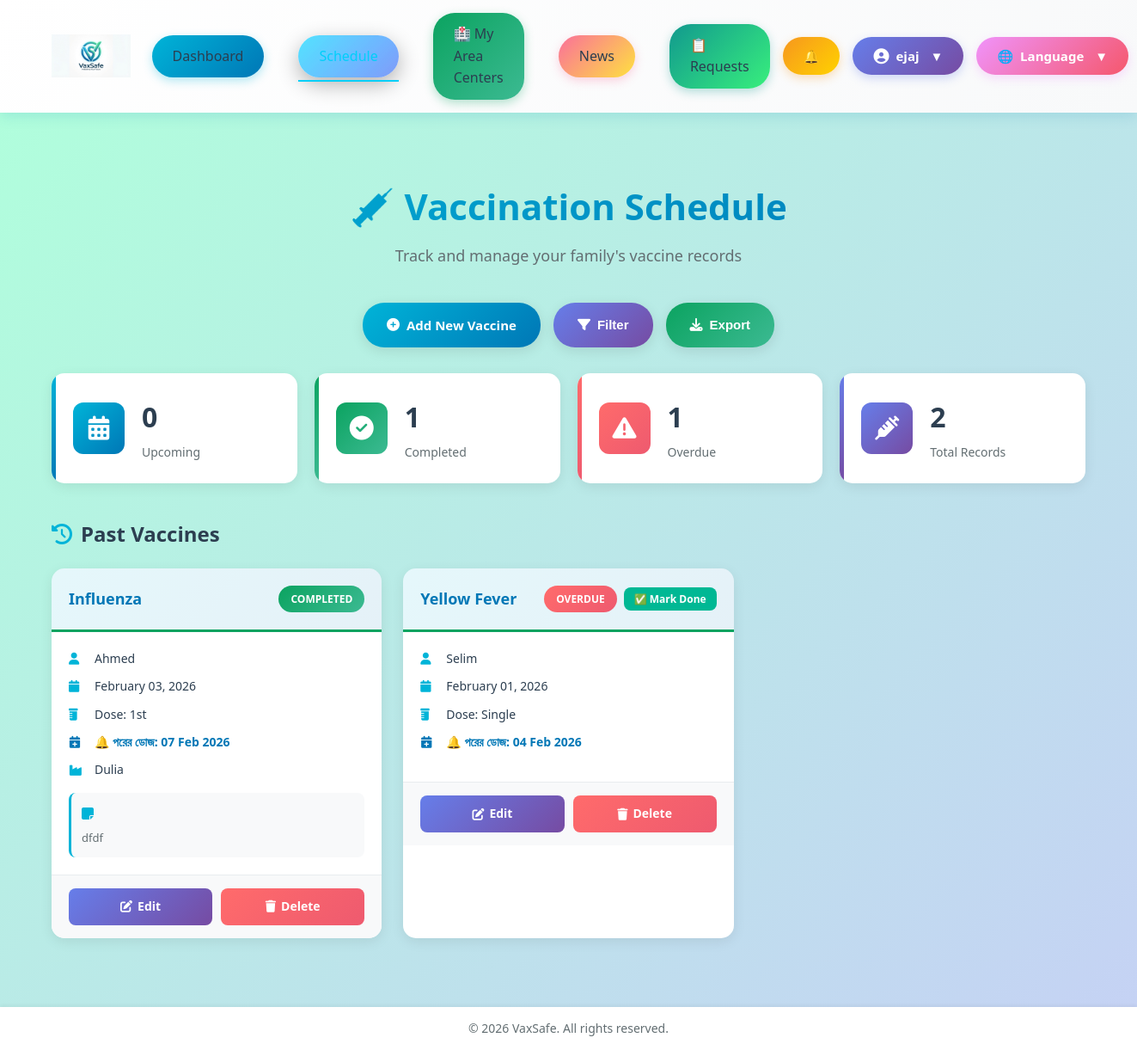
The app's page /vaccines/schedule/ (signed in) with its own data.
### vaxsafe/models.py (models this page shows, shortened)
class Vaccine(models.Model):
    VACCINE_TYPES = [
        ('COVID-19',             'COVID-19'),
        ('Influenza',            'Influenza (Flu)'),
        ('Hepatitis B',          'Hepatitis B'),
        ('Hepatitis A',          'Hepatitis A'),
        ('MMR',                  'MMR (Measles, Mumps, Rubella)'),
        ('Polio',                'Polio'),
        ('DTP',                  'DTP (Diphtheria, Tetanus, Pertussis)'),
        ('Varicella',            'Varicella (Chickenpox)'),
        ('HPV',                  'HPV (Human Papillomavirus)'),
        ('Pneumococcal',         'Pneumococcal'),
        ('Meningococcal',        'Meningococcal'),
        ('Rotavirus',            'Rotavirus'),
        ('Rabies',               'Rabies'),
        ('Typhoid',              'Typhoid'),
        ('Yellow Fever',         'Yellow Fever'),
        ('Japanese Encephalitis','Japanese Encephalitis'),
        ('BCG',                  'BCG (Tuberculosis)'),
        ('Other',                'Other'),
    ]
    DOSE_CHOICES = [
        ('1st',     '1st Dose'),
        ('2nd',     '2nd Dose'),
        ('3rd',     '3rd Dose'),
        ('Booster', 'Booster'),
        ('Single',  'Single Dose'),
    ]
    STATUS_CHOICES = [
        ('Scheduled', 'Scheduled'),
        ('Completed', 'Completed'),
        ('Overdue',   'Overdue'),
        ('Cancelled', 'Cancelled'),
    ]
    user          = models.ForeignKey(User, on_delete=models.CASCADE, related_name='vaccines')
    family_member = models.ForeignKey(
        FamilyMember, on_delete=models.CASCADE,
        null=True, blank=True, related_name='vaccines'
    )
    name                = models.CharField(max_length=100, choices=VACCINE_TYPES)
    dose_number         = models.CharField(max_length=20, choices=DOSE_CHOICES, default='1st')
    manufacturer        = models.CharField(max_length=100, blank=True, null=True)
    batch_number        = models.CharField(max_length=50, blank=True, null=True)
    date_administered   = models.DateField()
    next_dose_date      = models.DateField(null=True, blank=True)
    location            = models.CharField(max_length=200, blank=True, null=True)
    healthcare_provider = models.CharField(max_length=100, blank=True, null=True)
    status              = models.CharField(max_length=20, choices=STATUS_CHOICES, default='Scheduled')
    notes               = models.TextField(blank=True, null=True)
    side_effects        = models.TextField(blank=True, null=True)
    created_at = models.DateTimeField(auto_now_add=True)
    updated_at = models.DateTimeField(auto_now=True)
    class Meta:
        ordering = ['-date_administered']
        verbose_name = 'Vaccine'
        verbose_name_plural = 'Vaccines'
        indexes = [
            models.Index(fields=['user', 'date_administered']),
            models.Index(fields=['status']),
            models.Index(fields=['family_member']),
        ]
    def get_recipient_name(self):
        if self.family_member:
            return self.family_member.name
        return self.user.get_full_name() or self.user.username

class FamilyMember(models.Model):
    RELATIONSHIP_CHOICES = [
        ('Self',        'Self'),
        ('Spouse',      'Spouse'),
        ('Child',       'Child'),
        ('Parent',      'Parent'),
        ('Sibling',     'Sibling'),
        ('Grandparent', 'Grandparent'),
        ('Grandchild',  'Grandchild'),
        ('Other',       'Other'),
    ]
    GENDER_CHOICES = [
        ('Male',   'Male'),
        ('Female', 'Female'),
        ('Other',  'Other'),
    ]
    NOTIFICATION_CHOICES = [
        ('Email',            'Email'),
        ('SMS',              'SMS'),
        ('App Notification', 'App Notification'),
    ]
    user          = models.ForeignKey(User, on_delete=models.CASCADE, related_name='family_members')
    name          = models.CharField(max_length=100)
    age           = models.PositiveIntegerField(blank=True, null=True)
    date_of_birth = models.DateField(blank=True, null=True)
    gender        = models.CharField(max_length=10, choices=GENDER_CHOICES, blank=True, null=True)
    relation      = models.CharField(max_length=50, choices=RELATIONSHIP_CHOICES)
    blood_group   = models.CharField(max_length=5, blank=True, null=True)
    vaccine_name      = models.CharField(max_length=100, blank=True, null=True)
    date_time         = models.DateTimeField(blank=True, null=True)
    notification_type = models.CharField(max_length=50, choices=NOTIFICATION_CHOICES, blank=True, null=True)
    is_active           = models.BooleanField(
        default=True,
        help_text="False হলে এই profile আর কেউ handle করছে না — claim/transfer প্রয়োজন"
    )
    previous_caretaker  = models.ForeignKey(
        User,
        on_delete=models.SET_NULL,
        null=True, blank=True,
        related_name='handed_off_members',
        help_text="যে আগে এই profile handle করত (history track করার জন্য)"
    )
    handoff_note        = models.TextField(
        blank=True, null=True,
        help_text="কেন এই profile handover/inactive হয়েছে"
    )
    handoff_date        = models.DateTimeField(blank=True, null=True)
    created_at = models.DateTimeField(auto_now_add=True)
    updated_at = models.DateTimeField(auto_now=True)
    class Meta:
        ordering = ['name']
        verbose_name = 'Family Member'
        verbose_name_plural = 'Family Members'
        indexes = [
            models.Index(fields=['user', 'name']),
        ]

### vaxsafe/views.py (the view)
@login_required
def vaccine_schedule(request):
    member_filter = request.GET.get('member', '')
    status_filter = request.GET.get('status', '')
    today         = timezone.now().date()
    Vaccine.objects.filter(user=request.user, status='Scheduled', date_administered__lt=today).update(status='Overdue')
    vaccines = Vaccine.objects.filter(user=request.user).select_related('family_member')
    if member_filter == 'self':
        vaccines = vaccines.filter(family_member__isnull=True)
    elif member_filter:
        vaccines = vaccines.filter(family_member_id=member_filter)
    if status_filter:
        vaccines = vaccines.filter(status=status_filter)
    context = {
        'vaccines':          vaccines,
        'upcoming_vaccines': vaccines.filter(date_administered__gte=today).order_by('date_administered'),
        'past_vaccines':     vaccines.filter(date_administered__lt=today).order_by('-date_administered'),
        'family_members':    FamilyMember.objects.filter(user=request.user),
        'total_count':       vaccines.count(),
        'upcoming_count':    vaccines.filter(date_administered__gte=today).count(),
        'completed_count':   vaccines.filter(status='Completed').count(),
        'overdue_count':     vaccines.filter(status='Overdue').count(),
        'selected_member':   member_filter,
        'selected_status':   status_filter,
        'title':             'Vaccine Schedule',
        'is_admin':          request.user.is_staff or request.user.is_superuser,
    }
    return render(request, 'htmlpages/vaccine_schedule.html', context)

### templates/htmlpages/vaccine_schedule.html (shortened to what this page needs)
{% extends "base_log.html" %}
{% block body_class %}page-vaccine_schedule{% endblock %}
{% load static %}
{% block content %}
<div class="vaccine-schedule-page">
  <div class="schedule-header">
    <h2>💉 Vaccination Schedule</h2>
    <p class="subtitle">Track and manage your family's vaccine records</p>
  </div>
  <div class="schedule-actions">
    <a href="{% url 'add_vaccine' %}" class="action-btn btn-add">
      <i class="fa fa-plus-circle"></i> Add New Vaccine
    </a>
    <button class="action-btn btn-filter" onclick="toggleFilters()">
      <i class="fa fa-filter"></i> Filter
    </button>
    <button class="action-btn btn-export">
      <i class="fa fa-download"></i> Export
    </button>
  </div>
  <div class="stats-grid">
    <div class="stat-card stat-upcoming">
      <div class="stat-icon">
        <i class="fa fa-calendar-alt"></i>
      </div>
      <div class="stat-content">
        <h3>{{ upcoming_count }}</h3>
        <p>Upcoming</p>
      </div>
    </div>
    <div class="stat-card stat-completed">
      <div class="stat-icon">
        <i class="fa fa-check-circle"></i>
      </div>
      <div class="stat-content">
        <h3>{{ completed_count }}</h3>
        <p>Completed</p>
      </div>
    </div>
    <div class="stat-card stat-overdue">
      <div class="stat-icon">
        <i class="fa fa-exclamation-triangle"></i>
      </div>
      <div class="stat-content">
        <h3>{{ overdue_count }}</h3>
        <p>Overdue</p>
      </div>
    </div>
    <div class="stat-card stat-total">
      <div class="stat-icon">
        <i class="fa fa-syringe"></i>
      </div>
      <div class="stat-content">
        <h3>{{ total_count }}</h3>
        <p>Total Records</p>
      </div>
    </div>
  </div>
  {% if past_vaccines %}
  <section class="vaccines-section">
    <h3 class="section-title">
      <i class="fa fa-history"></i> Past Vaccines
    </h3>
    <div class="vaccines-grid">
      {% for vaccine in past_vaccines %}
      <div class="vaccine-card vaccine-past" data-status="{{ vaccine.status }}">
        <div class="vaccine-card-header">
          <div class="vaccine-type-badge">{{ vaccine.name }}</div>
          <div class="vaccine-header-right">
            <div class="vaccine-status status-{{ vaccine.status|lower }}">
              {{ vaccine.status }}
            </div>
            {% if user.is_staff or user.is_superuser %}
              {% if vaccine.status != 'Completed' and vaccine.status != 'Cancelled' %}
                <a href="{% url 'mark_vaccine_completed' vaccine.id %}"
                   class="mark-done-btn"
                   onclick="return confirm('এই Dose Completed করবেন? User কে Notification পাঠানো হবে।')">
                  ✅ Mark Done
                </a>
              {% endif %}
            {% endif %}
          </div>
        </div>
        <div class="vaccine-card-body">
          <div class="vaccine-info">
            <div class="info-row">
              <i class="fa fa-user"></i>
              <span>{{ vaccine.get_recipient_name }}</span>
            </div>
            <div class="info-row">
              <i class="fa fa-calendar"></i>
              <span>{{ vaccine.date_administered|date:"F d, Y" }}</span>
            </div>
            <div class="info-row">
              <i class="fa fa-prescription-bottle"></i>
              <span>Dose: {{ vaccine.dose_number }}</span>
            </div>
            {% if vaccine.next_dose_date %}
            <div class="info-row" style="color: #0077b6; font-weight: 600;">
              <i class="fa fa-calendar-plus" style="color: #0077b6;"></i>
              <span>🔔 পরের ডোজ: {{ vaccine.next_dose_date|date:"d M Y" }}</span>
            </div>
            {% endif %}
            {% if vaccine.manufacturer %}
            <div class="info-row">
              <i class="fa fa-industry"></i>
              <span>{{ vaccine.manufacturer }}</span>
            </div>
            {% endif %}
          </div>
          {% if vaccine.notes %}
          <div class="vaccine-notes">
            <i class="fa fa-sticky-note"></i>
            <p>{{ vaccine.notes|truncatewords:15 }}</p>
          </div>
          {% endif %}
        </div>
        <div class="vaccine-card-footer">
          <a href="{% url 'edit_vaccine' vaccine.id %}" class="card-btn btn-edit">
            <i class="fa fa-edit"></i> Edit
          </a>
          <a href="{% url 'delete_vaccine' vaccine.id %}"
             class="card-btn btn-delete"
             onclick="return confirm('Delete this vaccine record?')">
            <i class="fa fa-trash"></i> Delete
          </a>
        </div>
      </div>
      {% endfor %}
    </div>
  </section>
  {% endif %}
</div>
{% endblock %}

### templates/nav_two.html (shortened to what this page needs)
{% load static %}
<nav class="nav_two">
  <div class="logo">
    <a href="{% url 'dashboard' %}">
      <img src="{% static 'images/logo.png' %}" alt="VaxSafe Logo">
    </a>
  </div>
  <ul class="nav-links">
    <li><a href="{% url 'dashboard' %}"       class="nav-btn nav-btn-1">Dashboard</a></li>
    <li><a href="{% url 'vaccine_schedule' %}" class="nav-btn nav-btn-2">Schedule</a></li>
    <li><a href="{% url 'area_centers' %}"     class="nav-btn nav-btn-3">🏥 My Area Centers</a></li>
    <li><a href="{% url 'news_list' %}"         class="nav-btn nav-btn-4">News</a></li>
    {% if request.user.is_staff or request.user.is_superuser %}
    <li>
      <a href="{% url 'admin_vaccine_requests' %}" class="nav-btn nav-btn-req"
         style="position:relative;" title="Pending Vaccine Requests">
        📋 Requests
      </a>
    </li>
    {% endif %}
    <li class="notif-menu" style="position:relative; display:inline-block;">
      <button class="nav-btn nav-btn-bell" id="notifToggle2"
              onclick="toggleNotifDropdown2(event)" style="position:relative;">
        🔔
      </button>
    </li>
    <li class="profile-menu">
      <button class="nav-btn nav-btn-profile" id="profile-btn"
              onclick="toggleDropdown(event, 'profile-dropdown')">
        <i class="fa fa-user-circle"></i>
        {{ request.user.first_name|default:request.user.username }}
        <span class="dropdown-arrow">▼</span>
      </button>
    </li>
<li class="lang-menu">
  <button class="nav-btn nav-btn-lang" id="lang-btn"
          onclick="toggleDropdown(event, 'lang-dropdown')">
    <span class="lang-globe">🌐</span>
    <span id="lang-current">Language</span>
    <span class="dropdown-arrow">▼</span>
  </button>
</li>
  </ul>
</nav>

### static/css/style.css (style rules this page uses)
:root { --primary-blue: #0077b6; --primary-teal: #00b4d8; --primary-cyan: #48cae4; --secondary-purple: #667eea; --secondary-violet: #764ba2; --secondary-pink: #fa709a; --accent-green: #0ba360; --accent-orange: #ff8c42; --accent-coral: #ff6b6b; --white: #ffffff; --light-gray: #f8f9fa; --medium-gray: #e1e8ed; --dark-gray: #2c3e50; --text-dark: #1a1a1a; --gradient-primary: linear-gradient(135deg, #00b4d8 0%, #0077b6 100%); --gradient-secondary: linear-gradient(135deg, #667eea 0%, #764ba2 100%); --gradient-success: linear-gradient(135deg, #0ba360 0%, #3cba92 100%); --gradient-sunset: linear-gradient(135deg, #fa709a 0%, #fee140 100%); --gradient-ocean: linear-gradient(135deg, #48c6ef 0%, #6f86d6 100%); --shadow-sm: 0 2px 8px rgba(0, 119, 182, 0.1); --shadow-md: 0 4px 15px rgba(0, 119, 182, 0.2); --shadow-lg: 0 8px 25px rgba(0, 119, 182, 0.3); --shadow-hover: 0 12px 35px rgba(0, 119, 182, 0.4); --radius-sm: 8px; --radius-md: 12px; --radius-lg: 16px; --radius-xl: 20px; --radius-full: 50px; --transition-fast: 0.2s ease; --transition-normal: 0.3s ease; --transition-slow: 0.5s ease; }
body { margin: 0; font-family: 'Hind Siliguri', 'Noto Sans Bengali', 'Segoe UI', Tahoma, Geneva, Verdana, sans-serif; color: var(--text-dark); background: var(--light-gray); line-height: 1.6; }
.logo img { height: 100%; max-height: 150px; width: auto; display: block; margin-left: 20px; }
.nav-links a { margin-left: 25px; text-decoration: none; color: var(--dark-gray); font-size: 16px; font-weight: 500; transition: color var(--transition-fast); position: relative; }
.nav-links a::after { content: ''; position: absolute; bottom: -5px; left: 0; width: 0; height: 2px; background: var(--primary-teal); transition: width var(--transition-normal); }
.nav-links a:hover::after, .nav-links a.active::after { width: 100%; }
.nav-links a:hover, .nav-links a.active { color: var(--primary-teal); }
.dropdown-arrow { margin-left: auto; transition: transform var(--transition-normal); }
body.page-vaccine_schedule { background:linear-gradient(135deg,#b2f7ef 0%,#efe9ae 100%);min-height:100vh }
body.page-vaccine_schedule h1,body.page-vaccine_schedule h2 { color:#2d5016 }

### templates/base_log.html (style rules this page uses)
*, *::before, *::after { box-sizing: border-box; }
body { margin: 0; font-family: 'Segoe UI', Tahoma, Geneva, Verdana, sans-serif; background: #f4f6f9; color: #2c3e50; display: flex; flex-direction: column; min-height: 100vh; }

### records on screen
Vaccine: name "Influenza", status "COMPLETED", get_recipient_name "Ahmed", date_administered "February 03, 2026", dose_number "1st", next_dose_date "07 Feb 2026", manufacturer "Dulia", notes "dfdf"
Vaccine: name "Yellow Fever", status "OVERDUE", shows "✅ Mark Done", get_recipient_name "Selim", date_administered "February 01, 2026", dose_number "Single", next_dose_date "04 Feb 2026"

### other values on screen
{{ request.user.first_name|default:request.user.username }} "ejaj"
{{ upcoming_count }} "0"
{{ completed_count }} "1"
{{ overdue_count }} "1"
{{ total_count }} "2"
